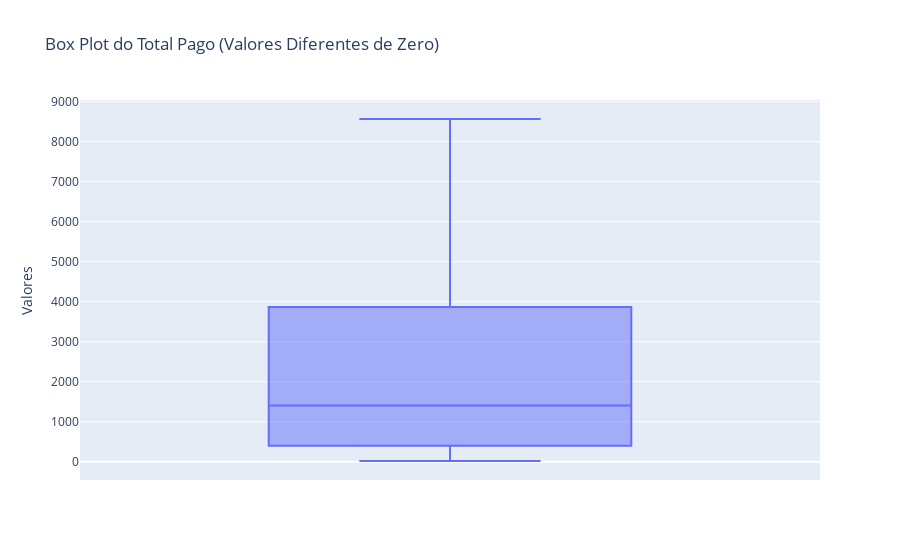

Notebook source saved alongside this figure:
### Code cell
df_nao_zero = df[df['Total_Pago'] != 0]
fig = px.box(df_nao_zero, y='Total_Pago', title='Box Plot do Total Pago (Valores Diferentes de Zero)', labels={'Total_Pago': 'Valores'})
fig.show()

### Figure 1 — Plotly figure (JSON) as saved in the notebook; plotly's stock layout.template omitted (floating-point values rounded to 4 significant figures; data arrays with more than 128 entries replaced by an {"elided": "..."} marker saying what was removed)
{"data": [{"alignmentgroup": "True", "hovertemplate": "Valores=%{y}<extra></extra>", "legendgroup": "", "marker": {"color": "#636efa"}, "name": "", "notched": false, "offsetgroup": "", "orientation": "v", "showlegend": false, "type": "box", "x0": " ", "xaxis": "x", "y": {"elided": "2488 float values"}, "y0": " ", "yaxis": "y"}], "layout": {"autosize": true, "boxmode": "group", "legend": {"tracegroupgap": 0}, "title": {"text": "Box Plot do Total Pago (Valores Diferentes de Zero)"}, "xaxis": {"anchor": "y", "autorange": true, "domain": [0, 1], "range": [-0.5, 0.5], "type": "category"}, "yaxis": {"anchor": "x", "autorange": true, "domain": [0, 1], "range": [-456.0, 9040.0], "title": {"text": "Valores"}, "type": "linear"}}}
